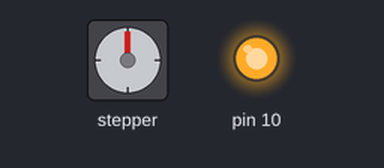
Bench run of a sketch on a simulated Arduino Uno, built with avr-gcc and run on an emulated ATmega328P. Parts: stepper motor, output pins drawn as LEDs (lit = HIGH). Wiring (inferred from the names in the program): stepper motor driver (200 steps per turn assumed): step pin 5; direction pin 4; enable pin 6. Pins used as bus, display or sensor lines are not drawn.

Above: at 1.05 s.
At 1.75 s:
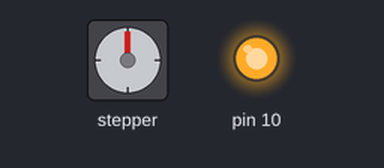
At 2.5 s:
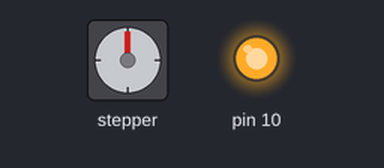
At 4.0 s:
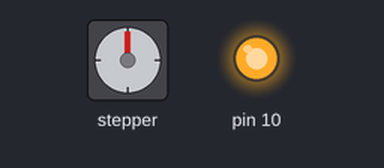
Timing chart, 0 to 8.0 s (numbered marks = the images above):
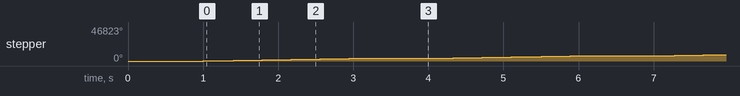

The sketch:

ControlH_1.0.ino
```cpp
// este programa sirve para controlar el avance del husillo de paso 8mm (200 pasos son 1 vuelta)

#include <SPI.h>

#define CSN_PIN 11 //Pin slave-select del AS5047D
#define STEP_PIN 5 //Pin Step del DRV8825
#define DIR_PIN 4 //Pin Dir del DRV8825
#define EN_PIN 6 //Pin enable del DRV8825

#define INIT 0 // Posición inicial
// Unión para convertir un float en su representación en bytes
union Float {
  float raw;
  byte buffer[sizeof(float)];
};

float leerEncoder()  {
  long angulo;

  // COMUNICACIÓN SPI
  digitalWrite(CSN_PIN, LOW);
  byte msb = SPI.transfer(0xFF);
  byte lsb = SPI.transfer(0xFF);
  digitalWrite(CSN_PIN, HIGH);

  angulo = (((msb << 8) | lsb) & 0X3FFF); // msb | lsb (usando 14 bit)

  return ((float) angulo) * 0.0219726;
}

// Diferencia entre ángulos (-180<phi<=180)
float difAngle(float a, float b) {
  double angulo = a - b;
  if (angulo < -180.0)
    return 360.0 + angulo;
  else if (angulo > 180.0)
    return -360.0 + angulo;
  return angulo;
}

void setup() {
  pinMode(LED_BUILTIN, OUTPUT); // LED
  pinMode(CSN_PIN, OUTPUT);     // Chip Select SPI
  pinMode(STEP_PIN, OUTPUT);    // Step Driver
  pinMode(DIR_PIN, OUTPUT);     // Dir Driver
  pinMode(EN_PIN, OUTPUT);      // Enable Driver

  digitalWrite(LED_BUILTIN, HIGH); // Encender LED, inicialización

  // Serial
  Serial.begin(115200);         // Comunicación Serial a 115200 Baudios
  Serial.setTimeout(5);         // Timeout de 5ms

  // SPI
  SPISettings settings(10000000, MSBFIRST, SPI_MODE1);  // Parámetros de la comunicación (Datasheet AS5047D)
  SPI.begin();                                          // Iniciar la comunicación
  delay(1000);                                          // TODO (Probar si es necesario)
  SPI.beginTransaction(settings);                       // Empezar comunicación SPI

  digitalWrite(LED_BUILTIN, LOW); // Apagar LED

  digitalWrite(EN_PIN, LOW);  // Encender Driver
}
long int t = millis();
unsigned long dly = 0;
Float speed, angulo;

void advance(long int distance, float speedScrew) {

  long int nstep, n;
  n = 0;
  //una vuelta son 200 pasos y avanza 8 mm
  nstep = (distance / 8) * 200;

  if (speedScrew == 0) dly = 0;

  // tengo que calcular la velocidad lineal ahora tengo velocidad angular
  dly = fabs((1.0 / (speedScrew / 60.0 * 200.0 ) / 2.0) * 1e6);

  while (n <= nstep) {

    if (distance == 0) continue;
    if (distance > 0) {

      digitalWrite(DIR_PIN, HIGH);
      digitalWrite(STEP_PIN, HIGH);
      delayMicroseconds(dly);
      digitalWrite(STEP_PIN, LOW);
      delayMicroseconds(dly);

    } else {

      digitalWrite(DIR_PIN, LOW);
      digitalWrite(STEP_PIN, HIGH);
      delayMicroseconds(dly);
      digitalWrite(STEP_PIN, LOW);
      delayMicroseconds(dly);
    }
    n++;
  }

}

void loop() {

  /*  if (Serial.available() > 0) {
      Serial.readBytes(speed.buffer, sizeof(speed)); // Leer la velocidad demandada

      dly = fabs(1.0 / (speed.raw / 60.0 * 200.0 * 32.0 ) / 2.0) * 1e6;
      if (speed.raw == 0) dly = 0;
    }


    angulo.raw = leerEncoder();
    Serial.write(angulo.buffer, sizeof(angulo)); // Enviar a simulink la distancia captada
  */

  advance(80, 300);
  digitalWrite(STEP_PIN, LOW);
  delay(1000);


}
```

Measured:
- by itself, stepper: turns 3601° clockwise in 2.0 s, repeating every 3.0 s
